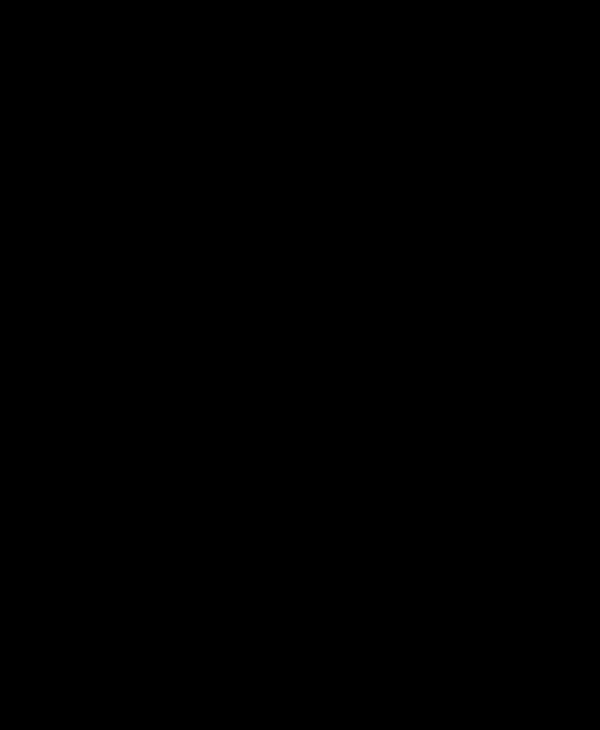
Frame 1 (no input)
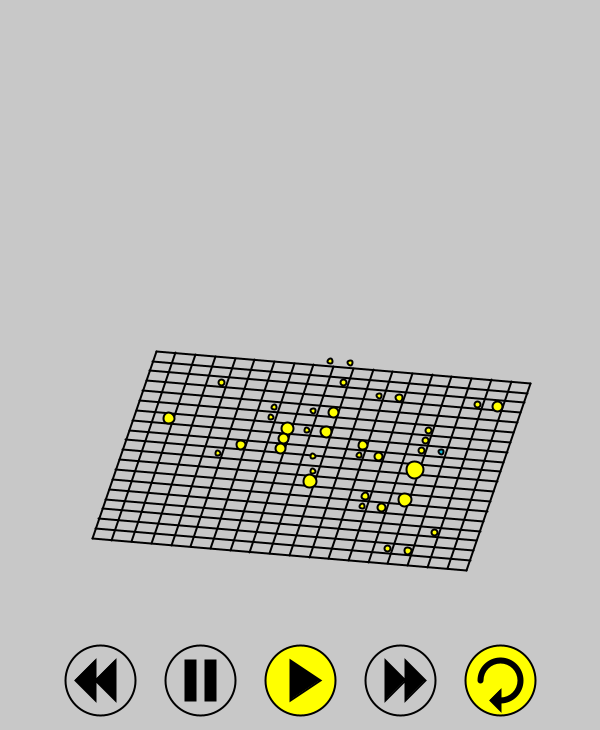
Frame 60 (the mouse pressed at the canvas centre just before this capture)
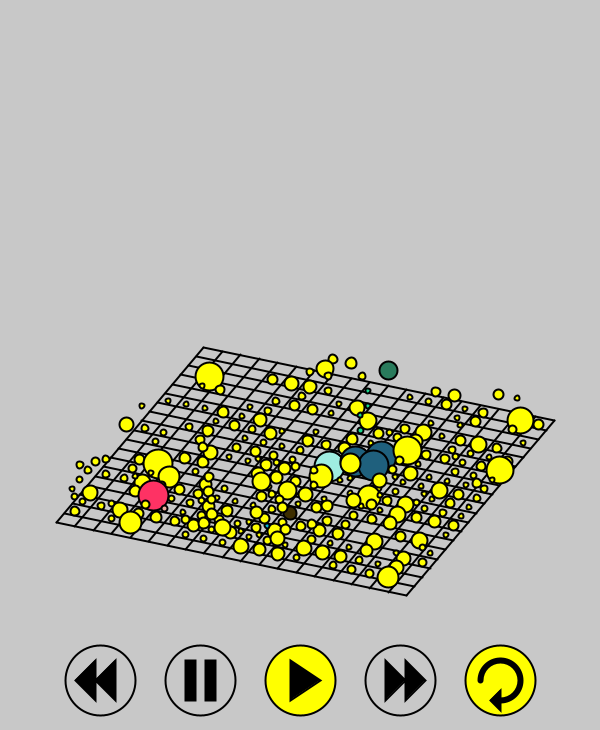
Frame 120 (the mouse held since frame 60 and released just before this capture)

The Processing sketch that drew these frames (run headless with seeded random() and noise(); from frame 60 on, the mouse is pressed at the canvas centre):

// Processing sketch: evln
// ── evln.pde
// evolving_something

int KYM[][][] = new int[20][20][20] ; 

int RRR[] = new int [400] ; int GGG[] = new int [400] ; int BBB[] = new int[400] ;
int Z[][] = new int [400][1000] ; // 1:IF~THEN~ 2:MOVE 3:DEVIDE 4:STAY 5:ATTACK
int ZZ[][] = new int [400][1000] ; // 1:== 2:> 3:<
int ZZL[][] = new int [400][1000] ; // 1:HP/10 2:CLN 3:CLE 4:CLS 5:CLW 6:ZZN 7:SRD 8:CLU 9:CLD
int ZZR[][] = new int [400][1000] ; // 1:Random 2:ZZN
int ZZN[][] = new int [400][1000] ;
int NXTone[][] = new int [400][1000]; int NXTtwo[][] = new int [400][1000] ;
int CLN = 0 ; int CLE = 0 ; int CLS = 0 ; int CLW = 0 ; int CLM = 0 ; int CLU = 0 ; int CLD = 0 ; int SRD = 0 ;
int ZD[][] = new int[400][1000] ; // 1:Random 2:D
int D[][] = new int[400][1000] ;
int Nmax[] = new int[400] ;
int EXT[] = new int[400] ;
int N = 0 ; int HP = 0 ;
int X = 0 ; int Y = 0 ; int W = 0 ;
int L = 0 ; int R = 0 ;
int FN = 0 ; int BN = 0 ;

int I = 0 ; int II = 0 ; int III = 0 ; int IIII = 0 ; int IIIII = 0 ;
int Q = 0 ; int QQ = 0 ;
int RND = 0 ; int T = 0 ;
int PHASE = 1 ; int MODE = 1 ;

int SLDX = 40 ; int SLDY = 40 ;
int LY = 0 ;

float A = 0 ; int ROT = 1 ; int P = 0 ; 



void setup(){
  
  size(600,730) ;
  background(0,0,0) ;
  strokeWeight(2) ;
  
   I = 1 ;
   Z[I][0] = 1 ; ZZ[I][0] = 3 ; ZZL[I][0] = 6 ; ZZR[I][0] = 1 ; ZZN[I][0] = 8 ; NXTone[I][0] = 1 ; NXTtwo[I][0] = 2 ;  // 0: IF 8<random THEN goto 1 else goto 2
   Z[I][1] = 1 ; ZZ[I][1] = 3 ; ZZL[I][1] = 6 ; ZZR[I][1] = 1 ; ZZN[I][1] = 5 ; NXTone[I][1] = 3 ; NXTtwo[I][1] = 4 ;  // 1: IF 5<random THEN goto 3 else goto 4
   Z[I][2] = 2 ; ZD[I][2] = 1 ;                                                                                        // 2: MOVE randomly
   Z[I][3] = 4 ; ZD[I][3] = 1 ;                                                                                        // 3: STAY
   Z[I][4] = 3 ; ZD[I][4] = 1 ;                                                                                        // 4: DEVIDE randomly
   Nmax[I] = 5 ;
   EXT[I] = 1 ;
   RRR[I] = 255 ; GGG[I] = 255 ; BBB[I] = 0 ;
      
} // setup()



void draw(){
  
  if ( PHASE == 4 ){
   
   background(200,200,200) ;
   ALGdraw() ; 
   CONTROLLERdraw() ;
    
  } // PHASE == 4
  
  if ( PHASE == 2 ){
    
    QQ = 0 ;
    while( QQ == 0 ){ 
     if ( MODE == 1 ){ QQ = 1 ; }
     if ( MODE == 2 ){ QQ = 0 ; }
     ACTION() ;
     HPcheck() ;
     GRAVITY() ;
     T = T + 1 ;
     if ( T > 50 ){ QQ = 1 ; T = 0 ; }
    }
     FIELDdraw() ;
     CONTROLLERdraw() ;
              
  } // PHASE == 2
  
  if ( PHASE == 1 ){
    
    FIELDset() ;
    PHASE = 2 ;
    
  } // PHASE == 1
  
} // draw()



void FIELDset(){
  
  for ( IIIII = 0 ; IIIII <= 19 ; IIIII++ ){
   for ( I = 0 ; I <= 19 ; I++ ){
    for ( II = 0 ; II <= 19 ; II++ ){
     KYM[I][II][IIIII] = 0 ; 
    }
   }
  }
  
  KYM[10][10][19] = 1200 ;
  
} // FIELDset



void ACTION(){
  
  for ( IIIII = 0 ; IIIII <= 19 ; IIIII++ ){
  for ( I = 0 ; I <= 19 ; I++ ){
  for ( II = 0 ; II <= 19 ; II++ ){
  
  X = I ; Y = II ; W = IIIII ;
  COLcheck() ;
  HP = KYM[I][II][IIIII] - (CLM*1000) - 100 ;
 
  Q = 0 ; N = 0 ;
 
  while( ( Q == 0 ) && ( CLM != 0 ) ){ 
  
  RND = int(random(0.0,9.9)) ;  
    
  if ( Z[CLM][N] == 1 ){
    
    if ( ZZL[CLM][N] == 1 ){ L = int(HP/10) ; }
    if ( ZZL[CLM][N] == 2 ){ L = CLN ; }
    if ( ZZL[CLM][N] == 3 ){ L = CLE ; }
    if ( ZZL[CLM][N] == 4 ){ L = CLS ; }
    if ( ZZL[CLM][N] == 5 ){ L = CLW ; }
    if ( ZZL[CLM][N] == 6 ){ L = ZZN[CLM][N] ; }
    if ( ZZL[CLM][N] == 7 ){ L = SRD ; }
    if ( ZZL[CLM][N] == 8 ){ L = CLU ; }
    if ( ZZL[CLM][N] == 9 ){ L = CLD ; }
    if ( ZZR[CLM][N] == 1 ){ R = RND ; }
    if ( ZZR[CLM][N] == 2 ){ R = ZZN[CLM][N] ; }
    if ( ZZ[CLM][N] == 1 ){
     if ( L == R ){ N = NXTone[CLM][N] ; }else{ N = NXTtwo[CLM][N] ; }
     }else{ 
     if ( ZZ[CLM][N] == 2 ){
     if ( L > R ){ N = NXTone[CLM][N] ; }else{ N = NXTtwo[CLM][N] ; }
     }else{ 
     if ( ZZ[CLM][N] == 3 ){
     if ( L < R ){ N = NXTone[CLM][N] ; }else{ N = NXTtwo[CLM][N] ; }
     }}} 
    
  } // Z == 1 
  
  if ( Z[CLM][N] == 2 ){
    
    if ( ZD[CLM][N] == 1 ){ D[CLM][N] = int(random(1.0,6.9)) ; }
    if ( ( D[CLM][N] == 1 ) && ( CLN == 0 ) ){ KYM[X][Y-1][W] = KYM[X][Y][W]  ; KYM[X][Y][W] = 0 ; }
    if ( ( D[CLM][N] == 2 ) && ( CLE == 0 ) ){ KYM[X+1][Y][W] = KYM[X][Y][W]  ; KYM[X][Y][W] = 0 ; }
    if ( ( D[CLM][N] == 3 ) && ( CLS == 0 ) ){ KYM[X][Y+1][W] = KYM[X][Y][W]  ; KYM[X][Y][W] = 0 ; }
    if ( ( D[CLM][N] == 4 ) && ( CLW == 0 ) ){ KYM[X-1][Y][W] = KYM[X][Y][W]  ; KYM[X][Y][W] = 0 ; }
    if ( ( D[CLM][N] == 5 ) && ( CLU == 0 ) ){ KYM[X][Y][W-1] = KYM[X][Y][W]  ; KYM[X][Y][W] = 0 ; }
    if ( ( D[CLM][N] == 6 ) && ( CLD == 0 ) ){ KYM[X][Y][W+1] = KYM[X][Y][W]  ; KYM[X][Y][W] = 0 ; }
    Q = 1 ;
    
  } // Z == 2
  
  if ( Z[CLM][N] == 3 ){
    
   if ( int(random(0.0,49.9)) < 49 ){ 
    if ( ZD[CLM][N] == 1 ){ D[CLM][N] = int(random(1.0,6.9)) ; }
    if ( ( D[CLM][N] == 1 ) && ( CLN == 0 ) ){ KYM[X][Y-1][W] = KYM[X][Y][W] - (int(HP/2)) - 1 ; KYM[X][Y][W] = KYM[X][Y][W] - (int(HP/2)) - 1 ; }
    if ( ( D[CLM][N] == 2 ) && ( CLE == 0 ) ){ KYM[X+1][Y][W] = KYM[X][Y][W] - (int(HP/2)) - 1 ; KYM[X][Y][W] = KYM[X][Y][W] - (int(HP/2)) - 1 ; }
    if ( ( D[CLM][N] == 3 ) && ( CLS == 0 ) ){ KYM[X][Y+1][W] = KYM[X][Y][W] - (int(HP/2)) - 1 ; KYM[X][Y][W] = KYM[X][Y][W] - (int(HP/2)) - 1 ; }
    if ( ( D[CLM][N] == 4 ) && ( CLW == 0 ) ){ KYM[X-1][Y][W] = KYM[X][Y][W] - (int(HP/2)) - 1 ; KYM[X][Y][W] = KYM[X][Y][W] - (int(HP/2)) - 1 ; }
    if ( ( D[CLM][N] == 5 ) && ( CLU == 0 ) ){ KYM[X][Y][W-1] = KYM[X][Y][W] - (int(HP/2)) - 1 ; KYM[X][Y][W] = KYM[X][Y][W] - (int(HP/2)) - 1 ; }
    if ( ( D[CLM][N] == 6 ) && ( CLD == 0 ) ){ KYM[X][Y][W+1] = KYM[X][Y][W] - (int(HP/2)) - 1 ; KYM[X][Y][W] = KYM[X][Y][W] - (int(HP/2)) - 1 ; }
    
   }else{
     MUTATION() ;
   }
   
    Q = 1 ;
    
  } // Z == 3
  
  if ( ( Z[CLM][N] == 0 ) || ( Z[CLM][N] == 4 ) ){
    
    if ( SRD == 0 ){ KYM[X][Y][W] = KYM[X][Y][W] + 15 ; }
    Q = 1 ;
    
  } // Z == 4
 
  if ( Z[CLM][N] == 5 ){
    
    if ( ZD[CLM][N] == 1 ){ D[CLM][N] = int(random(1.0,6.9)) ; }
    if ( ( D[CLM][N] == 1 ) && ( CLN != 0 ) && ( CLN != 6 ) ){ KYM[X][Y-1][W] = KYM[X][Y-1][W] - 30 ; KYM[X][Y][W] = KYM[X][Y][W] + 30 ; }
    if ( ( D[CLM][N] == 2 ) && ( CLE != 0 ) && ( CLE != 6 ) ){ KYM[X+1][Y][W] = KYM[X+1][Y][W] - 30 ; KYM[X][Y][W] = KYM[X][Y][W] + 30 ; }
    if ( ( D[CLM][N] == 3 ) && ( CLS != 0 ) && ( CLS != 6 ) ){ KYM[X][Y+1][W] = KYM[X][Y+1][W] - 30 ; KYM[X][Y][W] = KYM[X][Y][W] + 30 ; }
    if ( ( D[CLM][N] == 4 ) && ( CLW != 0 ) && ( CLW != 6 ) ){ KYM[X-1][Y][W] = KYM[X-1][Y][W] - 30 ; KYM[X][Y][W] = KYM[X][Y][W] + 30 ; }
    if ( ( D[CLM][N] == 5 ) && ( CLU != 0 ) && ( CLU != 6 ) ){ KYM[X][Y][W-1] = KYM[X][Y][W-1] - 30 ; KYM[X][Y][W] = KYM[X][Y][W] + 30 ; }
    if ( ( D[CLM][N] == 6 ) && ( CLD != 0 ) && ( CLD != 6 ) ){ KYM[X][Y][W+1] = KYM[X][Y][W+1] - 30 ; KYM[X][Y][W] = KYM[X][Y][W] + 30 ; }
    Q = 1 ; 
    
  } // Z == 5 
  
  } // Q == 0 
  
  if ( SRD == 1 ){ KYM[X][Y][W] = KYM[X][Y][W] - 3 ; }
  
  }
  }
  }
  
} // ACTION()



void COLcheck(){
  
  CLM = int(KYM[X][Y][W]/1000) ;
  
  if ( X > 0 ){ CLW = int(KYM[X-1][Y][W]/1000) ; }else{ CLW = 6 ; }
  if ( X < 19 ){ CLE = int(KYM[X+1][Y][W]/1000) ; }else{ CLE = 6 ; }
  if ( Y > 0 ){ CLN = int(KYM[X][Y-1][W]/1000) ; }else{ CLN = 6 ; }
  if ( Y < 19 ){ CLS = int(KYM[X][Y+1][W]/1000) ; }else{ CLS = 6 ; }
  if ( W > 0 ){ CLU = int(KYM[X][Y][W-1]/1000) ; }else{ CLU = 6 ; }
  if ( W < 19 ){ CLD = int(KYM[X][Y][W+1]/1000) ; }else{ CLD = 6 ; }
  if ( CLN == CLM ){ CLN = 2 ; }else{ if ( ( CLN != 0 ) && ( CLN != 6 ) ){ CLN = 4 ; } }
  if ( CLE == CLM ){ CLE = 2 ; }else{ if ( ( CLE != 0 ) && ( CLE != 6 ) ){ CLE = 4 ; } }
  if ( CLS == CLM ){ CLS = 2 ; }else{ if ( ( CLS != 0 ) && ( CLS != 6 ) ){ CLS = 4 ; } }
  if ( CLW == CLM ){ CLW = 2 ; }else{ if ( ( CLW != 0 ) && ( CLW != 6 ) ){ CLW = 4 ; } }
  if ( CLU == CLM ){ CLU = 2 ; }else{ if ( ( CLU != 0 ) && ( CLU != 6 ) ){ CLU = 4 ; } }
  if ( CLD == CLM ){ CLD = 2 ; }else{ if ( ( CLD != 0 ) && ( CLD != 6 ) ){ CLD = 4 ; } }
  
  if ( ( CLN != 0 ) && ( CLE != 0 ) && ( CLS != 0 ) && ( CLW != 0 ) && ( CLU != 0 ) && ( CLD != 0 ) ){ SRD = 1 ; }else{ SRD = 0 ; }
  
} // COLcheck()



void HPcheck(){
  
  for ( I = 0 ; I <= 390 ; I++ ){
   EXT[I] = 0 ; 
  }
  
  for ( IIIII = 0 ; IIIII <= 19 ; IIIII++ ){
   for ( I = 0 ; I <= 19 ; I++ ){
    for ( II = 0 ; II <= 19 ; II++ ){
   
      X = I ; Y = II ; W = IIIII ; 
      COLcheck() ;
      EXT[CLM] = 1 ;
      HP = KYM[I][II][IIIII] - (CLM*1000) - 100 ;
      if ( HP < 0 ){ KYM[I][II][IIIII] = 0 ; }
      if ( HP > 100 ){ KYM[I][II][IIIII] = KYM[I][II][IIIII] - (HP-100) ; }
      
    }
   }
  }
  
  EXT[0] = 0 ;
  
} // HPcheck()



void GRAVITY(){
  
  Q = 0 ;
  while( Q == 0 ){
   Q = 1 ;
   
   for ( IIIII = 0 ; IIIII <= 18 ; IIIII++ ){
    for ( I = 0 ; I <= 19 ; I++ ){
     for ( II = 0 ; II <= 19 ; II++ ){
   
     if ( ( KYM[I][II][IIIII] != 0 ) && ( KYM[I][II][IIIII+1] == 0 ) ){
      KYM[I][II][IIIII+1] = KYM[I][II][IIIII] ;
      KYM[I][II][IIIII] = 0 ;
      Q = 0 ; 
     }
      
     }
    }
   }
    
  }
  
} // GRAVITY()



void FIELDdraw(){
  
  background(200,200,200) ;
  
  stroke(0,0,0) ; noFill() ;
   for ( I = 0 ; I <= 19 ; I++ ){
     line( (((I*20)-200)*cos(A))-(((0*20)-200)*sin(A)) +300 , ( (((I*20)-200)*sin(A))+(((0*20)-200)*cos(A)) )/2 +450 +15 , (((I*20)-200)*cos(A))-(((19*20)-200)*sin(A)) +300 , ( (((I*20)-200)*sin(A))+(((19*20)-200)*cos(A)) )/2 +450 +15 ) ;
     line( (((0*20)-200)*cos(A))-(((I*20)-200)*sin(A)) +300 , ( (((0*20)-200)*sin(A))+(((I*20)-200)*cos(A)) )/2 +450 +15, (((19*20)-200)*cos(A))-(((I*20)-200)*sin(A)) +300 , ( (((19*20)-200)*sin(A))+(((I*20)-200)*cos(A)) )/2 +450 +15 ) ;
   }
  
  if ( ( A >= 0 ) && ( A <(PI/2) ) ){ 
  for ( IIIII = 19 ; IIIII >= 0 ; IIIII-- ){
   for ( I = 0 ; I <= 19 ; I++ ){
    for ( II = 0 ; II <= 19 ; II++ ){
   
     X = I ; Y = II ; W = IIIII ; 
     COLcheck() ;
     HP = KYM[I][II][IIIII] - (CLM*1000) - 100 ;
     if ( EXT[CLM] == 1 ){ stroke(0,0,0) ; fill(RRR[CLM],GGG[CLM],BBB[CLM]) ; ellipse( (((X*20)-200)*cos(A))-(((Y*20)-200)*sin(A)) +300 , ( (((X*20)-200)*sin(A))+(((Y*20)-200)*cos(A)) )/2 +450 -((19-W)*15) ,(HP/4)+5,(HP/4)+5) ; } 
           
    }
   }  
  }
  }
  
  if ( ( A >= (PI/2) ) && ( A <(PI) ) ){ 
  for ( IIIII = 19 ; IIIII >= 0 ; IIIII-- ){
   for ( II = 19 ; II >= 0 ; II-- ){
    for ( I = 0 ; I <= 19 ; I++ ){
   
     X = I ; Y = II ; W = IIIII ; 
     COLcheck() ;
     HP = KYM[I][II][IIIII] - (CLM*1000) - 100 ;
     if ( EXT[CLM] == 1 ){ stroke(0,0,0) ; fill(RRR[CLM],GGG[CLM],BBB[CLM]) ; ellipse( (((X*20)-200)*cos(A))-(((Y*20)-200)*sin(A)) +300 , ( (((X*20)-200)*sin(A))+(((Y*20)-200)*cos(A)) )/2 +450 -((19-W)*15) ,(HP/4)+5,(HP/4)+5) ; } 
           
    }
   }  
  }
  }
  
  if ( ( A >= (PI) ) && ( A <(PI*3/2) ) ){ 
  for ( IIIII = 19 ; IIIII >= 0 ; IIIII-- ){
   for ( I = 19 ; I >= 0 ; I-- ){
    for ( II = 19 ; II >= 0 ; II-- ){
   
     X = I ; Y = II ; W = IIIII ; 
     COLcheck() ;
     HP = KYM[I][II][IIIII] - (CLM*1000) - 100 ;
     if ( EXT[CLM] == 1 ){ stroke(0,0,0) ; fill(RRR[CLM],GGG[CLM],BBB[CLM]) ; ellipse( (((X*20)-200)*cos(A))-(((Y*20)-200)*sin(A)) +300 , ( (((X*20)-200)*sin(A))+(((Y*20)-200)*cos(A)) )/2 +450 -((19-W)*15) ,(HP/4)+5,(HP/4)+5) ; } 
           
    }
   }  
  }
  }
  
  if ( ( A >= (PI*3/2) ) && ( A <(2*PI) ) ){ 
  for ( IIIII = 19 ; IIIII >= 0 ; IIIII-- ){
   for ( II = 0 ; II <= 19 ; II++ ){
    for ( I = 19 ; I >= 0 ; I-- ){
   
     X = I ; Y = II ; W = IIIII ; 
     COLcheck() ;
     HP = KYM[I][II][IIIII] - (CLM*1000) - 100 ;
     if ( EXT[CLM] == 1 ){ stroke(0,0,0) ; fill(RRR[CLM],GGG[CLM],BBB[CLM]) ; ellipse( (((X*20)-200)*cos(A))-(((Y*20)-200)*sin(A)) +300 , ( (((X*20)-200)*sin(A))+(((Y*20)-200)*cos(A)) )/2 +450 -((19-W)*15) ,(HP/4)+5,(HP/4)+5) ; } 
           
    }
   }  
  }
  }
  
  if ( ROT == 1 ){
   A = A + 0.03 ;
   if ( A >= (2*PI) ){ A = 0 ; } 
  }
  
} // FIELDdraw()



void MUTATION(){
   
   BN = CLM ; FN = 0 ;
   for ( III = 1 ; III <= 399 ; III++ ){
    if ( ( EXT[III] == 0 ) && ( III != 6 ) ){ FN = III ; III = 400 ; } 
   }
   
     
   for ( III = 0 ; III <= 999 ; III++ ){
  
   Z[FN][III] = Z[BN][III]  ;
   ZZ[FN][III] = ZZ[BN][III] ;
   ZZL[FN][III] = ZZL[BN][III] ;
   ZZR[FN][III] = ZZR[BN][III] ;
   ZZN[FN][III] = ZZN[BN][III] ;
   NXTone[FN][III] = NXTone[BN][III] ;
   NXTtwo[FN][III] = NXTtwo[BN][III] ;
   ZD[FN][III] = ZD[BN][III] ;
   D[FN][III] = D[BN][III] ;
  
   } 
   
   EXT[FN] = 1 ;
   Nmax[FN] = Nmax[BN] ;
   RRR[FN] = int(random(0.0,255.9)) ;
   GGG[FN] = int(random(0.0,255.9)) ;
   BBB[FN] = int(random(0.0,255.9)) ;
   KYM[X][Y][W] = (1000*FN)+100+HP ;
   
     
  for ( III = 0 ; III <= (int(random(1.0,3.9))) ; III++ ){
   
   RND = int(random(0.0,Nmax[FN]+0.9)) ;
   
   Z[FN][RND] = int(random(1.0,5.9)) ;
   ZZ[FN][RND] = int(random(1.0,3.9)) ;
   ZZL[FN][RND] = int(random(1.0,9.9)) ;
   ZZR[FN][RND] = int(random(1.0,2.9)) ;
   ZZN[FN][RND] = int(random(0.0,9.9)) ;
   NXTone[FN][RND] = int(random(RND+1,Nmax[FN]+1.9)) ;
   NXTtwo[FN][RND] = int(random(RND+1,Nmax[FN]+1.9)) ;
   ZD[FN][RND] = int(random(1.0,2.9)) ;
   D[FN][RND] = int(random(1.0,4.9)) ;
   if ( NXTone[FN][RND] > Nmax[FN] ){ Nmax[FN] = NXTone[FN][RND] ; }
   if ( NXTtwo[FN][RND] > Nmax[FN] ){ Nmax[FN] = NXTtwo[FN][RND] ; }  
   if ( Nmax[FN] > 990 ){ Nmax[FN] = 990 ; }
    
  }
  
} // MUTATION()



void CONTROLLERdraw(){
  
  fill(200,200,200) ; stroke(200,200,200) ;
  rect(0,630,630,100) ;
  
  noFill() ; stroke(0,0,0) ;
  ellipse(100,680,70,70) ;
  if ( MODE == 0 ){ fill(255,255,0) ; }else{ noFill() ; }
  ellipse(200,680,70,70) ;
  if ( MODE == 1 ){ fill(255,255,0) ; }else{ noFill() ; }
  ellipse(300,680,70,70) ;
  if ( MODE == 2 ){ fill(255,255,0) ; }else{ noFill() ; }
  ellipse(400,680,70,70) ;
  if ( ROT == 1 ){ fill(255,255,0) ; }else{ noFill() ; }
  ellipse(500,680,70,70) ;
  
  fill(0,0,0) ;
  beginShape() ;
  vertex(95,680) ; vertex(95,660) ; vertex(75,680) ; vertex(95,700) ;
  vertex(95,680) ; vertex(115,660) ; vertex(115,700) ; vertex(95,680) ;
  endShape() ;
  
  beginShape() ;
  vertex(405,680) ; vertex(405,660) ; vertex(425,680) ; vertex(405,700) ;
  vertex(405,680) ; vertex(385,660) ; vertex(385,700) ; vertex(405,680) ;
  endShape() ;
  
  beginShape() ;
  vertex(290,660) ; vertex(290,700) ; vertex(320,680) ;
  endShape(CLOSE) ;
  
  rect(185,660,10,40) ;
  rect(205,660,10,40) ;
  
  noFill() ; strokeWeight(6) ;
  arc(500,680,40,40,-PI,PI/2) ;
  strokeWeight(2) ; fill(0,0,0) ;
  beginShape();
  vertex(490,700) ; vertex(500,690) ; vertex(500,710) ;
  endShape(CLOSE) ;
  
} // CONTROLLERdraw()



void mousePressed(){

 P = int(((mouseX-100)*(mouseX-100))+((mouseY-680)*(mouseY-680))) ;
 if ( P < (35*35) ){ MODE = 1 ; RESET() ; }
 P = int(((mouseX-200)*(mouseX-200))+((mouseY-680)*(mouseY-680))) ;
 if ( P < (35*35) ){ MODE = 0 ; PHASE = 4 ; }
 P = int(((mouseX-300)*(mouseX-300))+((mouseY-680)*(mouseY-680))) ;
 if ( P < (35*35) ){ MODE = 1 ; PHASE = 2 ; }
 P = int(((mouseX-400)*(mouseX-400))+((mouseY-680)*(mouseY-680))) ;
 if ( P < (35*35) ){ MODE = 2 ; PHASE = 2 ; }
 P = int(((mouseX-500)*(mouseX-500))+((mouseY-680)*(mouseY-680))) ;
 if ( P < (35*35) ){ if ( ROT == 1 ){ ROT = 0 ; }else{ ROT = 1 ; } }
 
 if ( ( mouseY < 580 ) && ( mouseY > 50 ) && ( mouseX < 50 ) ){ SLDX = SLDX + 40 ; }
 if ( ( mouseY < 580 ) && ( mouseY > 50 ) && ( mouseX > 580 ) ){ SLDX = SLDX - 40 ; }
 if ( ( mouseY < 630 ) && ( mouseY > 580 ) ){ SLDY = SLDY - 40 ; }
 if ( ( mouseY < 50 ) ){ SLDY = SLDY + 40 ; }
  
} // mousePressed



void RESET(){
  
   I = 1 ;
   Z[I][0] = 1 ; ZZ[I][0] = 3 ; ZZL[I][0] = 6 ; ZZR[I][0] = 1 ; ZZN[I][0] = 8 ; NXTone[I][0] = 1 ; NXTtwo[I][0] = 2 ;  // 0:IF 8<random THEN goto 1 else goto 2
   Z[I][1] = 1 ; ZZ[I][1] = 3 ; ZZL[I][1] = 6 ; ZZR[I][1] = 1 ; ZZN[I][1] = 5 ; NXTone[I][1] = 3 ; NXTtwo[I][1] = 4 ;  // 1:IF 5<random THEN goto 3 else goto 4
   Z[I][2] = 2 ; ZD[I][2] = 1 ;                                                                                        // 2: MOVE randomly
   Z[I][3] = 4 ; ZD[I][3] = 1 ;                                                                                        // 3: STAY
   Z[I][4] = 3 ; ZD[I][4] = 1 ;                                                                                        // 4: DEVIDE randomly
   Nmax[I] = 5 ;
   EXT[I] = 1 ;
   RRR[I] = 255 ; GGG[I] = 255 ; BBB[I] = 0 ;
   PHASE = 1 ; T = 0 ; SLDX = 40 ; SLDY = 40 ;
    
} // RESET()



void ALGdraw(){
  
  LY = 0 ;
  
  for ( III = 1 ; III <= 399 ; III++ ){
    if ( EXT[III] == 1 ){ LY = LY + 1 ; }
    for ( IIII = 0 ; IIII <= Nmax[III] ; IIII++ ){
      
      if ( Z[III][IIII] == 1 ){
        noFill() ;
        stroke(0,0,0) ; 
        arc( ((40*IIII+SLDX)+(40*NXTone[III][IIII]+SLDX))/2,LY*100+SLDY,((((40*IIII+SLDX)+(40*NXTone[III][IIII]+SLDX))/2)-(40*IIII+SLDX))*2,80,-PI,0) ;
        arc( ((40*IIII+SLDX)+(40*NXTtwo[III][IIII]+SLDX))/2,LY*100+SLDY,((((40*IIII+SLDX)+(40*NXTtwo[III][IIII]+SLDX))/2)-(40*IIII+SLDX))*2,80,0,PI) ;
        stroke(0,0,0) ;
        fill(RRR[III],GGG[III],BBB[III]) ;
        beginShape();
        vertex( (40*IIII+SLDX) , LY*100-20+SLDY ) ;
        vertex( (40*IIII+SLDX)+20 , LY*100+SLDY ) ;
        vertex( (40*IIII+SLDX) , LY*100+20+SLDY ) ;
        vertex( (40*IIII+SLDX)-20 , LY*100+SLDY ) ;
        endShape(CLOSE) ;
      }
      
      if ( ( Z[III][IIII] >= 2 ) && ( Z[III][IIII] <= 5 ) ){
        stroke(0,0,0) ;
        fill(RRR[III],GGG[III],BBB[III]) ;
        rect( (40*IIII+SLDX)-15 , LY*100-15+SLDY , 30 , 30 ) ;
      }
      
    }
  }
  
 if ( ( mouseY < 580 ) && ( mouseY > 50 ) && ( mouseX < 50 ) ){ SLDX = SLDX + 4 ; }
 if ( ( mouseY < 580 ) && ( mouseY > 50 ) && ( mouseX > 580 ) ){ SLDX = SLDX - 4 ; }
 if ( ( mouseY < 630 ) && ( mouseY > 580 ) ){ SLDY = SLDY - 4 ; }
 if ( ( mouseY < 50 ) ){ SLDY = SLDY + 4 ; }
  
} // ALGdraw() 
